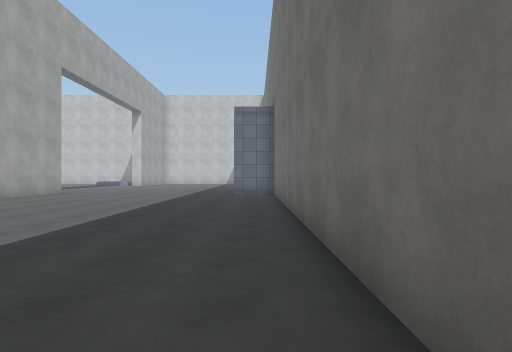
view 1 (above)

21 first-person views from a walk through a Unity game level. The camera is 1.4 m above the floor, looks level and sees 75° across. The floor is counted in squares, 2 m on a side. Each view is taken from the middle of a square. On the plan, view 1 faces up. The plan holds only what a view shows up to about 10 squares ahead; the rest is blank. The player character is not drawn. Surface patterns are stand-ins for the level's own textures.

view 2
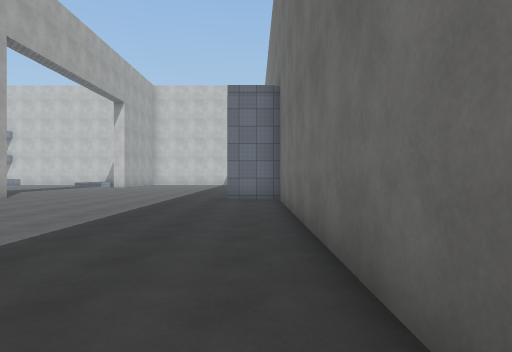

view 3
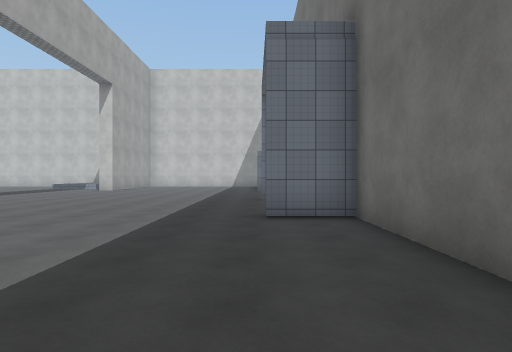

view 4
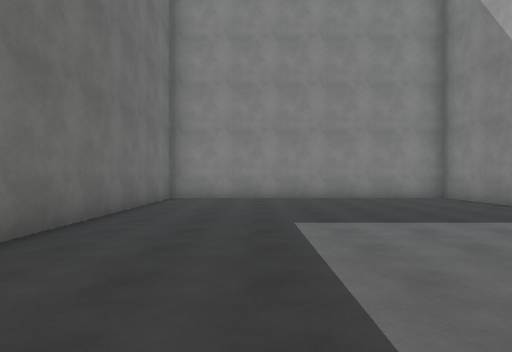

view 5
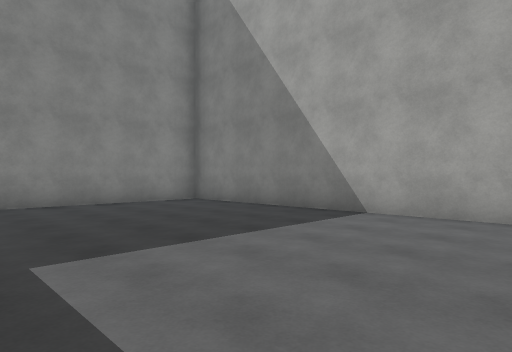

view 6
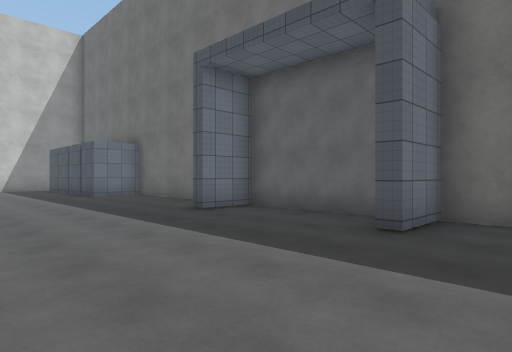

view 7
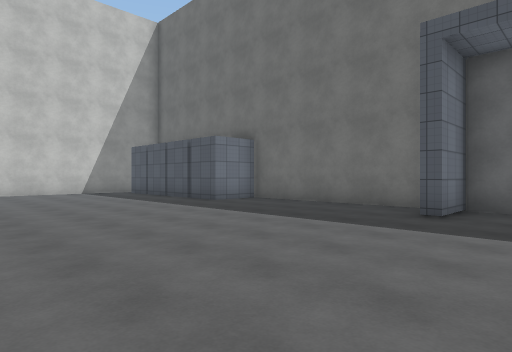

view 8
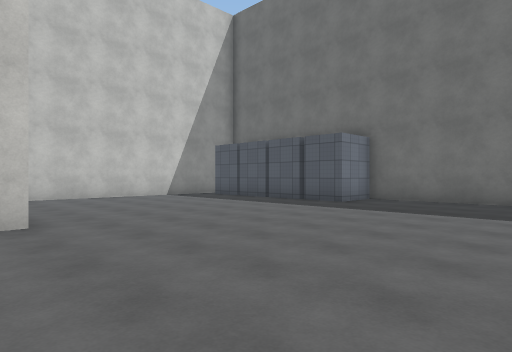

view 9
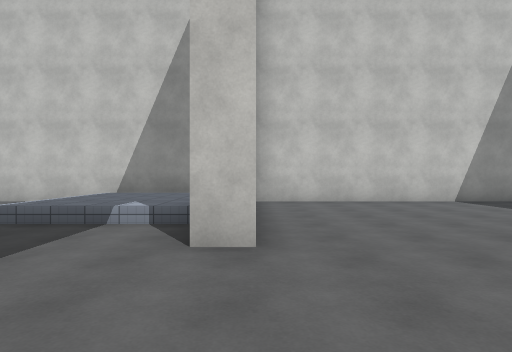

view 10
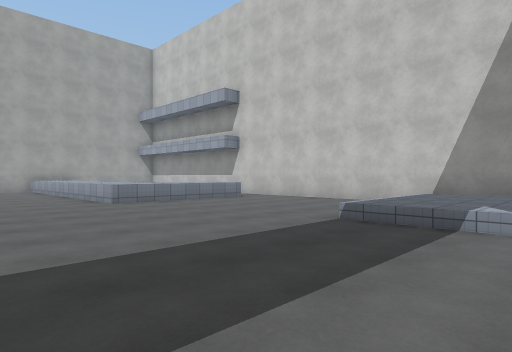

view 11
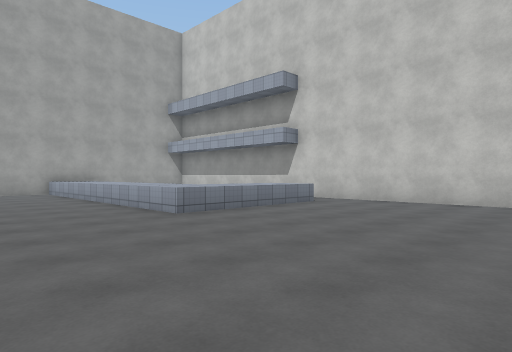

view 12
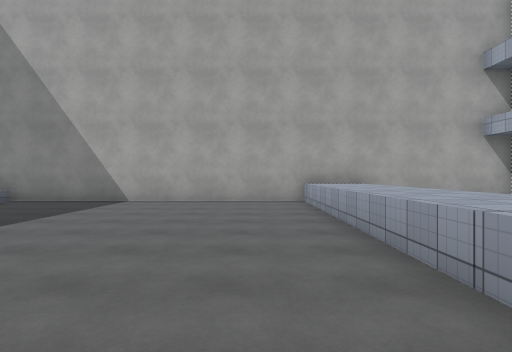

view 13
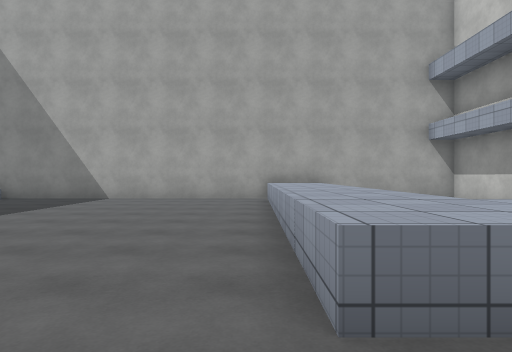

view 14
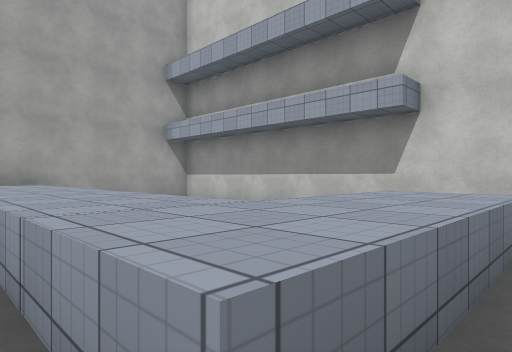

view 15
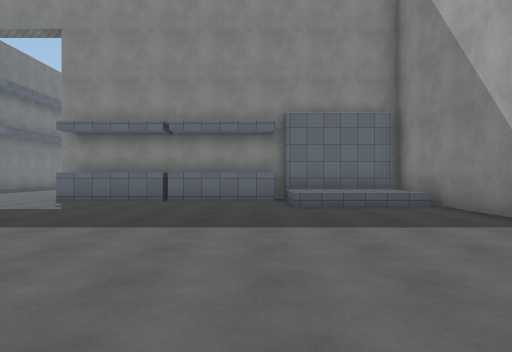

view 16
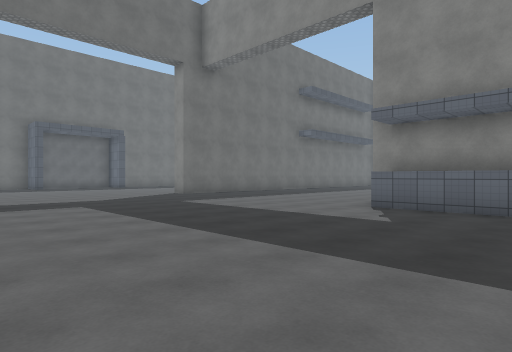

view 17
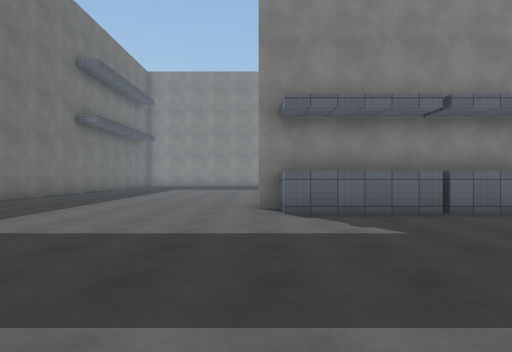

view 18
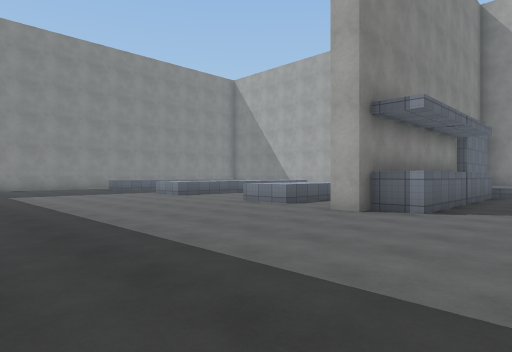

view 19
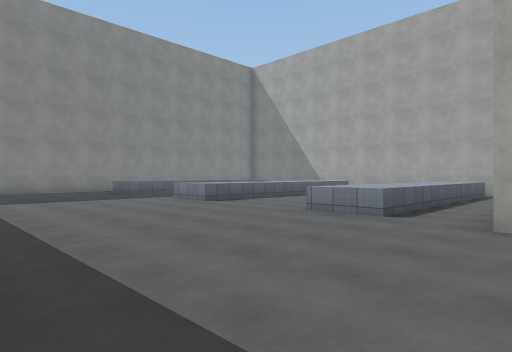

view 20
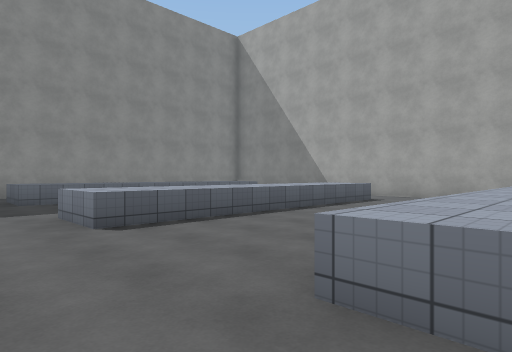

view 21
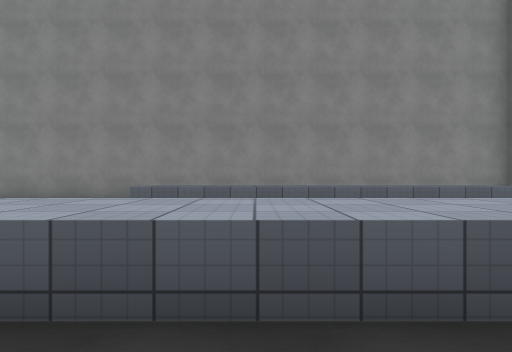

### Floor plan
Key: @ floor where view 1 was taken; # wall or solid block; . main floor; : floor 0.5 m higher than the main floor; / step, stairs or slope; ^ raised ledge.
Columns run from 27 left of view 1 to 1 right of it. Each row starts with its distance up from view 1.
 30  ################# ########
 29 #         .......  #.......
 28 #       ......./::  ......
 27 #       ^^...../::/ ......
 26 #       ^^...../::/ .....
 25  ^^^^^^^^^.....//// ......
 24  ^^^^^^^^^.........#......#
 23 #.........................###
 22 #...........................#
 21 #...........................#
 20 #...........................#
 19 #...........................#
 18 #...........................#
 17 #................. ........##
 16 #................. .........#
 15  ^^^^.............  ........#
 14  ^^^^.............  ........#
 13  ##########.......  .......##
 12         ..........  ........#
 11      ..............  .......#
 10     ^^^^^^^........#........#
  9      ^^^^^^......   ........#
  8 #        ........    .......#
  7 #      ..........    .......#
  6    ..............    .......#
  5    ^^^^^^^^.....   #........#
  4     ^ ^^^^^.....   #........#
  3           ......   #........#
  2           .. ..    #........#
  1           ..       #........#
  0    ^^^^^^^^.       #.......@#
 -1    ^^^^^^^^        #........#
 -2                    #........#
 -3  ###############   ######

Where each view was taken, in squares from view 1:
view 1: 0 up, 0 right, facing up
view 2: 3 up, 0 right, facing up
view 3: 7 up, 1 left, facing up
view 4: 8 up, 2 left, facing down
view 5: 6 up, 2 left, facing down-left
view 6: 11 up, 5 left, facing up-right
view 7: 15 up, 7 left, facing up-right
view 8: 18 up, 9 left, facing up-right
view 9: 20 up, 8 left, facing up
view 10: 20 up, 9 left, facing up-left
view 11: 20 up, 12 left, facing up-left
view 12: 22 up, 17 left, facing left
view 13: 23 up, 16 left, facing left
view 14: 23 up, 17 left, facing up-left
view 15: 23 up, 22 left, facing down
view 16: 21 up, 20 left, facing down-right
view 17: 20 up, 16 left, facing down
view 18: 16 up, 10 left, facing down-left
view 19: 13 up, 11 left, facing down-left
view 20: 10 up, 15 left, facing down-left
view 21: 7 up, 19 left, facing down
